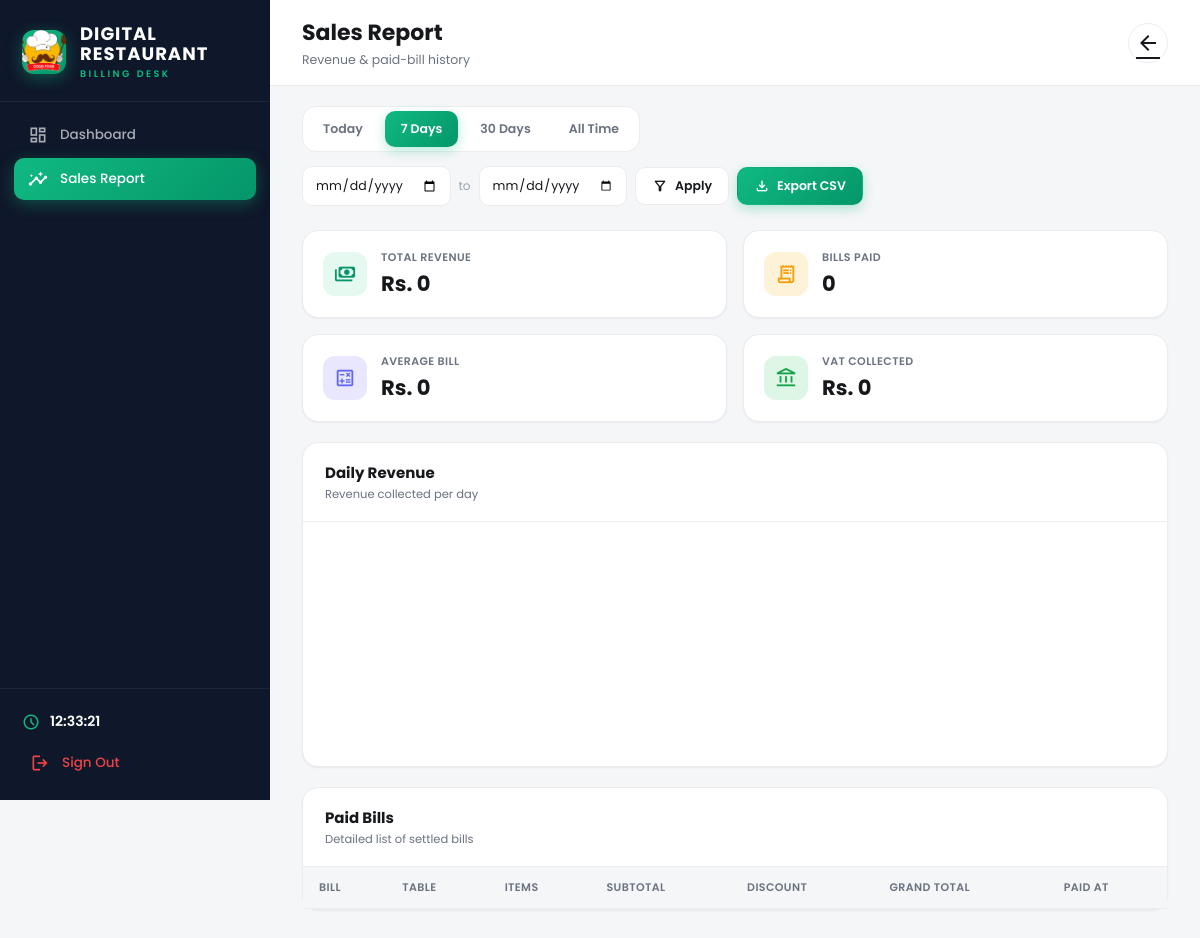
/billing/report/ (signed in), run on an earlier commit of the app's database.
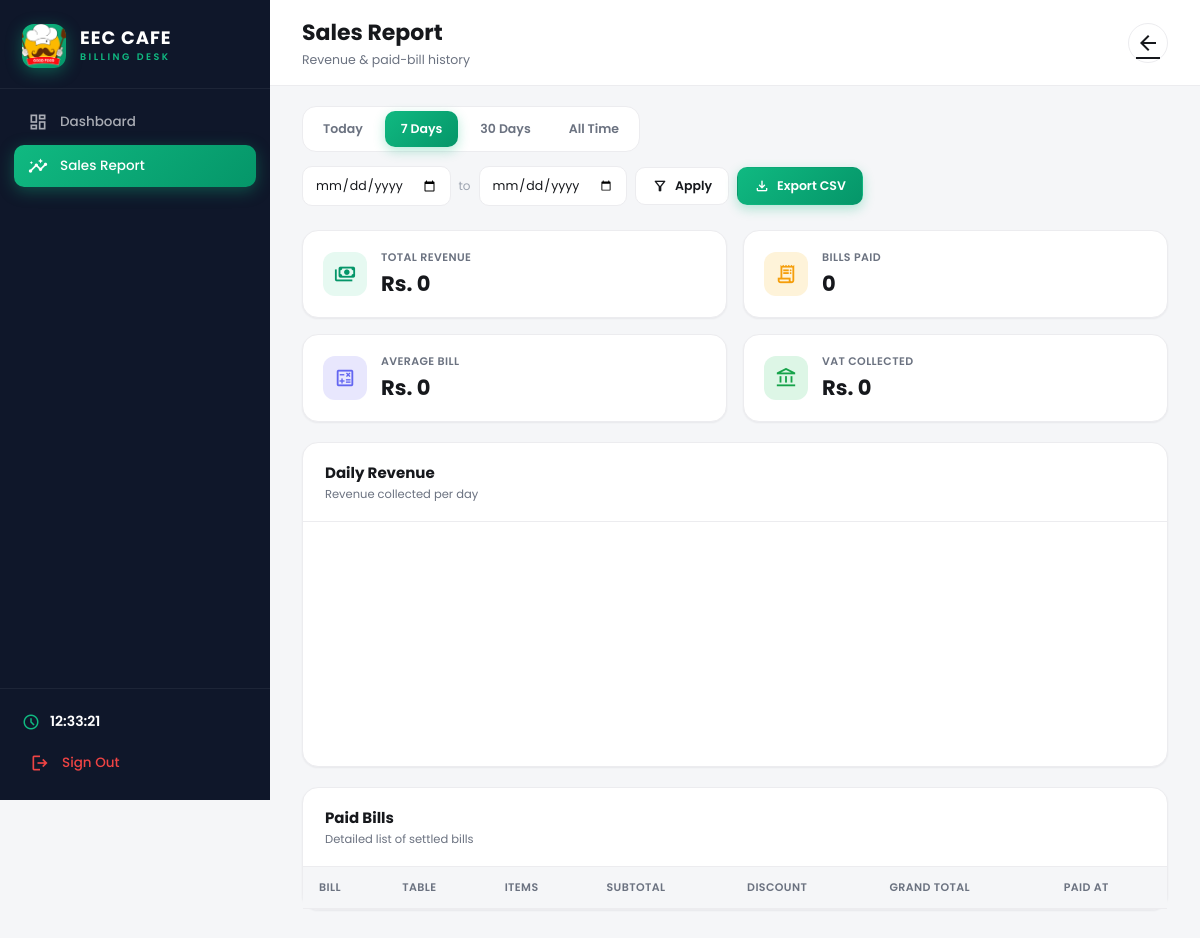
And on a later commit of the database.
### menu/models.py (models this page shows, shortened)
class RestaurantDetail(models.Model):
    restaurant_name = models.CharField(max_length=200)
    sub_name = models.CharField(max_length=200)
    logo = models.ImageField(upload_to='logo/')

### billing/views.py (the view)
    def wrapper(request, *args, **kwargs):
        if not _get_logged_in_staff(request):
            return redirect('billing:login')
        return view_func(request, *args, **kwargs)

### billing/views.py (called while the page is built)
def _get_logged_in_staff(request):
    staff_id = request.session.get('billing_staff_id')
    if not staff_id:
        return None
    try:
        return BillingStaff.objects.get(id=staff_id, is_active=True)
    except BillingStaff.DoesNotExist:
        return None

def _login_required(view_func):
    def wrapper(request, *args, **kwargs):
        if not _get_logged_in_staff(request):
            return redirect('billing:login')
        return view_func(request, *args, **kwargs)
    wrapper.__name__ = view_func.__name__
    return wrapper

@_login_required
def report(request):
    staff = _get_logged_in_staff(request)
    context = {
        'restaurant': RestaurantDetail.objects.first(),
        'staff': staff,
    }
    return render(request, 'billing/report.html', context)

### templates/billing/report.html (shortened to what the changed rows need)
{% load static %}
<!DOCTYPE html>
<html lang="en">
<head>
</head>
<body>
<div class="app">
  <aside class="sidebar" id="sidebar">
    <div class="sidebar-logo">
      <div class="logo-icon">
        {% if restaurant and restaurant.logo %}
          <img src="{{ restaurant.logo.url }}" alt="{{ restaurant.restaurant_name }}">
        {% else %}
          <span class="material-symbols-outlined">receipt_long</span>
        {% endif %}
      </div>
      <div>
        <div class="logo-text-main">{% if restaurant %}{{ restaurant.restaurant_name|upper }}{% else %}FLAVORIA{% endif %}</div>
        <div class="logo-text-sub">Billing Desk</div>
      </div>
    </div>
  </aside>
  <div class="main">
    <div class="topbar">
      <div class="topbar-left">
        <div>
          <h1>Sales Report</h1>
        </div>
      </div>
    </div>
    <div class="content">
      <div class="panel">
        <div class="panel-head">
          <div>
            <h2>Daily Revenue</h2>
          </div>
        </div>
      </div>
      <div class="panel">
        <div class="panel-head">
          <div>
            <h2>Paid Bills</h2>
          </div>
        </div>
        <div class="table-scroll">
          <table>
            <thead>
              <tr>
                <th>Bill</th>
                <th>Table</th>
                <th>Items</th>
                <th>Subtotal</th>
                <th>Discount</th>
                <th>Grand Total</th>
                <th>Paid At</th>
              </tr>
            </thead>
          </table>
        </div>
      </div>
    </div>
  </div>
</div>
</body>
</html>

What changed in the data, as far as the page shows it:
changed RestaurantDetail: restaurant_name "DIGITAL RESTAURANT" → "EEC CAFE"
